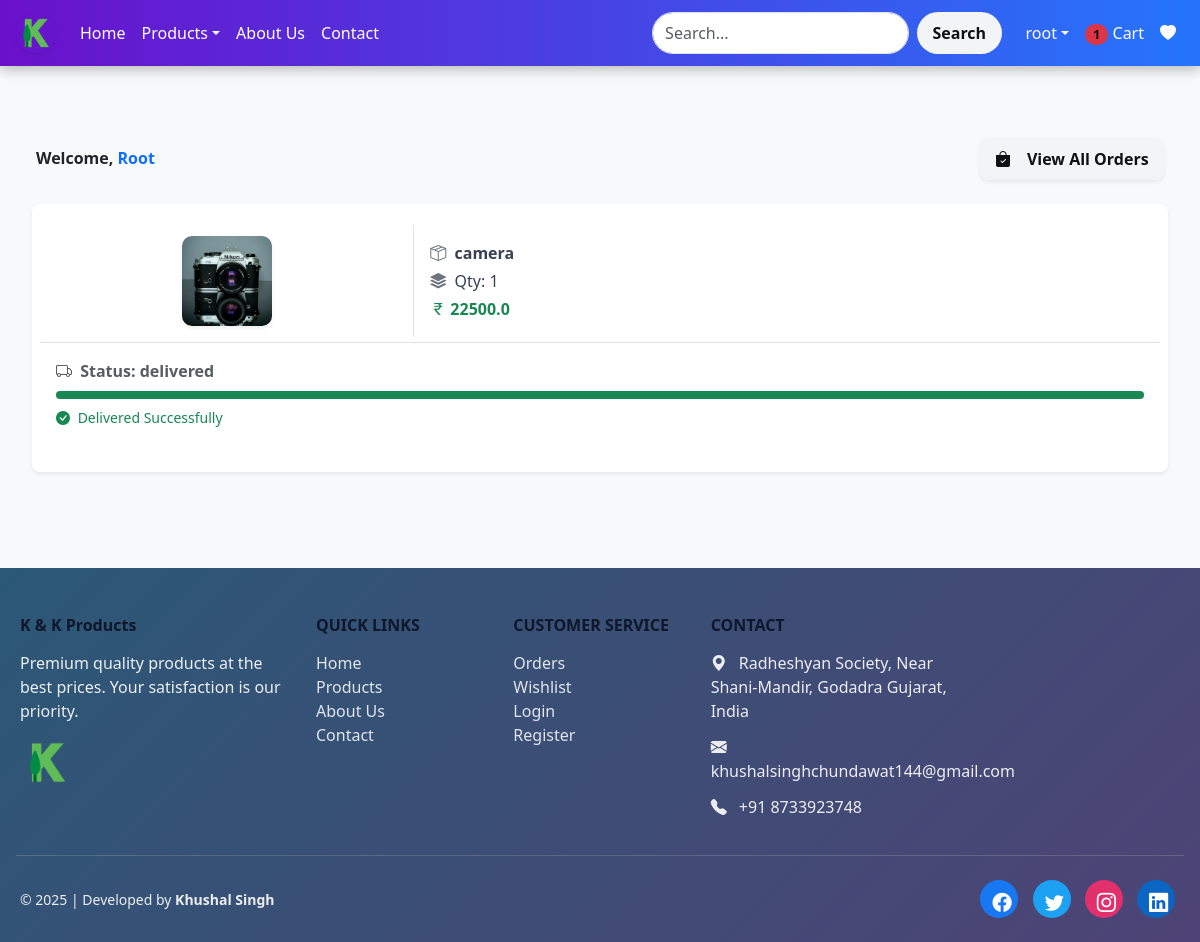
Screenshot of /orders/ (signed in) with the database file from the repository.
### app/models.py (models this page shows, shortened)
class OrderPlaced(models.Model):
    user = models.ForeignKey(User, on_delete=models.CASCADE)
    customer = models.ForeignKey(Customer, on_delete=models.CASCADE)
    product = models.ForeignKey(Product, on_delete=models.CASCADE)
    quantity = models.PositiveIntegerField(default=1)
    ordered_date = models.DateTimeField(auto_now_add=True)
    status = models.CharField(max_length=50, choices=STATUS_CHOICES , default="pending")
    payment = models.ForeignKey(Payment, on_delete=models.CASCADE, null=True, blank=True)
    @property
    def total_cost(self):
        return self.quantity * self.product.discounted_price

class Product(models.Model):
    title = models.CharField(max_length=100)
    selling_price = models.FloatField()
    discounted_price = models.FloatField()
    description = models.TextField()
    composition = models.TextField(default='')
    prodapp = models.TextField(default='')
    category = models.CharField(choices=CATEGORY_CHOICE,max_length=2)
    product_image = models.ImageField(upload_to='product')

### app/views.py (the view)
# urls.py: path("orders/",views.orders, name="orders"),
def orders(request):
    totalitem = 0
    wishlist = 0
    if request.user.is_authenticated:
        totalitem = len(Cart.objects.filter(user=request.user))
        wishlist = len(Wishlist.objects.filter(user=request.user))
    order_Placed = OrderPlaced.objects.filter(user= request.user)
    return render(request,"app/order.html",locals())

### app/templates/app/order.html (shortened to what this page needs)
{% extends "app/base.html" %}
{% load static %}
{% block main-content %}
<div class="container py-4">
  <div class="row align-items-center mb-4">
    <div class="col-md-8 d-flex align-items-center">
      <h3 class="fw-bold text-dark mb-0">
        Welcome, <span class="text-primary text-capitalize">{{ request.user }}</span>
      </h3>
    </div>
    <div class="col-md-4 text-md-end">
      <a class="btn btn-outline-primary d-inline-flex align-items-center shadow-sm" href="{% url 'orders' %}">
        <i class="bi bi-bag-check-fill me-2"></i> View All Orders
      </a>
    </div>
  </div>
  {% for op in order_Placed %}
  <div class="card shadow-sm border-0 mb-4 rounded-3 overflow-hidden">
    <div class="row g-0 align-items-center">
      <div class="col-4 col-md-3 p-3 d-flex justify-content-center">
        <div class="product-thumb shadow-sm" style="background-image: url('{{ op.product.product_image.url }}');"></div>
      </div>
      <div class="col-8 col-md-3 p-3 border-start">
        <p class="mb-1"><i class="bi bi-box-seam me-1 text-secondary"></i> <strong>{{ op.product.title }}</strong></p>
        <p class="mb-1"><i class="bi bi-stack me-1 text-secondary"></i> Qty: {{ op.quantity }}</p>
        <p class="mb-0 text-success fw-bold"><i class="bi bi-currency-rupee me-1"></i>{{ op.total_cost }}</p>
      </div>
      <div class="col-12 col-md-6 p-3 border-top border-md-start">
        <p class="mb-2 fw-semibold text-muted">
          <i class="bi bi-truck me-1"></i> Status: {{ op.status }}
        </p>
        {% if op.status == "delivered" %}
          <div class="progress" style="height: 8px;">
            <div class="progress-bar bg-success" style="width: 100%"></div>
          </div>
          <p class="small text-success mt-2"><i class="bi bi-check-circle-fill me-1"></i> Delivered Successfully</p>
        {% endif %}
      </div>
    </div>
  </div>
  {% endfor %}
</div>
{% endblock main-content %}

### app/templates/app/base.html (shortened to what this page needs)
{% load static %}
<!DOCTYPE html>
<html lang="en">
<head>
  <link href="https://cdn.jsdelivr.net/npm/bootstrap@5.3.2/dist/css/bootstrap.min.css" rel="stylesheet">
  <link rel="stylesheet" href="https://cdn.jsdelivr.net/npm/bootstrap-icons@1.11.3/font/bootstrap-icons.css">
  <link rel="stylesheet" href="{% static 'app/css/owl.carousel.min.css' %}">
  <link rel="stylesheet" href="{% static 'app/css/all.min.css' %}">
  <link rel="stylesheet" href="{% static 'app/css/style.css' %}">
</head>
<body>
<nav class="navbar navbar-expand-lg navbar-dark">
  <div class="container">
    <a class="navbar-brand fw-bold text-uppercase" href="/">
      <img src="{% static 'app/image/product/logo.png' %}" alt="Logo" width="40" height="40" class="rounded-circle shadow-sm">
    </a>
    <div class="collapse navbar-collapse" id="navbarNav">
      <ul class="navbar-nav me-auto">
        {% if request.user.is_authenticated %}
        <li class="nav-item"><a class="nav-link nav-hover" href="/">Home</a></li>
        <li class="nav-item dropdown">
          <a class="nav-link dropdown-toggle nav-hover" href="#" id="navbarDropdown" data-bs-toggle="dropdown">Products</a>
        </li>
        <li class="nav-item"><a class="nav-link nav-hover" href="{% url 'about' %}">About Us</a></li>
        <li class="nav-item"><a class="nav-link nav-hover" href="{% url 'contact' %}">Contact</a></li>
      </ul>
      <form class="d-flex me-lg-3 my-2 my-lg-0" action="/search">
        <input class="form-control me-2 rounded-pill" type="search" placeholder="Search..." name="search">
        <button class="btn btn-warning rounded-pill fw-bold" type="submit">Search</button>
      </form>
      <ul class="navbar-nav">
        <li class="nav-item dropdown">
          <a class="nav-link dropdown-toggle nav-hover" href="#" id="ProfileDropdown" data-bs-toggle="dropdown">{{request.user}}</a>
        </li>
        <li class="nav-item"><a class="nav-link nav-hover" href="{% url 'showcart' %}">
          <span class="badge bg-danger rounded-pill">{% if totalitem > 0 %}{{ totalitem }}{% endif %}</span> Cart</a></li>
        <li class="nav-item"><a class="nav-link nav-hover" href="{% url 'show_wishlist' %}">
          <i class="bi bi-heart-fill"></i></a></li>
        {% else %}
        <li class="nav-item"><a class="nav-link nav-hover" href="{% url 'login' %}">Login</a></li>
        <li class="nav-item"><a class="nav-link nav-hover" href="{% url 'customerregistration' %}">Registration</a></li>
        {% endif %}
      </ul>
    </div>
  </div>
</nav>
<main>
  <div class="container my-5">
    {% block main-content %}{% endblock %}
  </div>
</main>
{% if user.is_authenticated %}
<footer class="footer text-white pt-5 pb-4">
  <div class="container">
    <div class="row gy-4">
      <div class="col-md-6 col-lg-3">
        <h5 class="fw-bold mb-3">K & K Products</h5>
        <p>Premium quality products at the best prices. Your satisfaction is our priority.</p>
        <img src="{% static 'app/image/product/logo.png' %}" alt="Logo" class="img-fluid mt-2" style="max-height: 55px;">
      </div>
      <div class="col-md-6 col-lg-2">
        <h6 class="fw-bold mb-3 text-uppercase">Quick Links</h6>
        <ul class="list-unstyled">
          <li><a href="/" class="footer-link">Home</a></li>
          <li><a href="#" class="footer-link">Products</a></li>
          <li><a href="{% url 'about' %}" class="footer-link">About Us</a></li>
          <li><a href="{% url 'contact' %}" class="footer-link">Contact</a></li>
        </ul>
      </div>
      <div class="col-md-6 col-lg-2">
        <h6 class="fw-bold mb-3 text-uppercase">Customer Service</h6>
        <ul class="list-unstyled">
          <li><a href="{% url 'orders' %}" class="footer-link">Orders</a></li>
          <li><a href="{% url 'show_wishlist' %}" class="footer-link">Wishlist</a></li>
          <li><a href="{% url 'login' %}" class="footer-link">Login</a></li>
          <li><a href="{% url 'customerregistration' %}" class="footer-link">Register</a></li>
        </ul>
      </div>
      <div class="col-md-6 col-lg-3">
        <h6 class="fw-bold mb-3 text-uppercase">Contact</h6>
        <p><i class="bi bi-geo-alt-fill me-2"></i> Radheshyan Society, Near Shani-Mandir, Godadra Gujarat, India</p>
        <p><i class="bi bi-envelope-fill me-2"></i> khushalsinghchundawat144@gmail.com</p>
        <p><i class="bi bi-telephone-fill me-2"></i> +91 8733923748</p>
      </div>
    </div>
    <hr class="my-4">
    <div class="row align-items-center">
      <div class="col-md-7 col-lg-8 text-center text-md-start">
        <p class="mb-0 small">© 2025 | Developed by <strong>Khushal Singh</strong></p>
      </div>
      <div class="col-md-5 col-lg-4 text-center text-md-end">
        <a href="#" class="social-icon facebook"><i class="bi bi-facebook"></i></a>
        <a href="#" class="social-icon twitter"><i class="bi bi-twitter"></i></a>
        <a href="#" class="social-icon instagram"><i class="bi bi-instagram"></i></a>
        <a href="#" class="social-icon linkedin"><i class="bi bi-linkedin"></i></a>
      </div>
    </div>
  </div>
</footer>
{% endif %}
</body>
</html>

### app/static/app/css/style.css (style rules this page uses)
.footer { background: linear-gradient(135deg, #0d6efd, #6610f2); }
.footer .footer-link { color: rgba(255, 255, 255, 0.85); text-decoration: none; transition: color 0.3s ease; }
.footer .social-icon { display: inline-block; font-size: 1.2rem; color: #fff; background: rgba(255, 255, 255, 0.1); padding: 8px 12px; border-radius: 50%; transition: all 0.3s ease; }

### app/templates/app/order.html (style rules this page uses)
.product-thumb { width: 90px; height: 90px; background-size: cover; background-position: center; border-radius: 10px; }

### rows the page displays
OrderPlaced: product.product_image (picture), product "camera", quantity "1", total_cost "22500.0", status "delivered", shows "Delivered Successfully"

### other values shown
{{ request.user }} "root"
{{ totalitem }} "1"
{{ request.user }} "Root"
